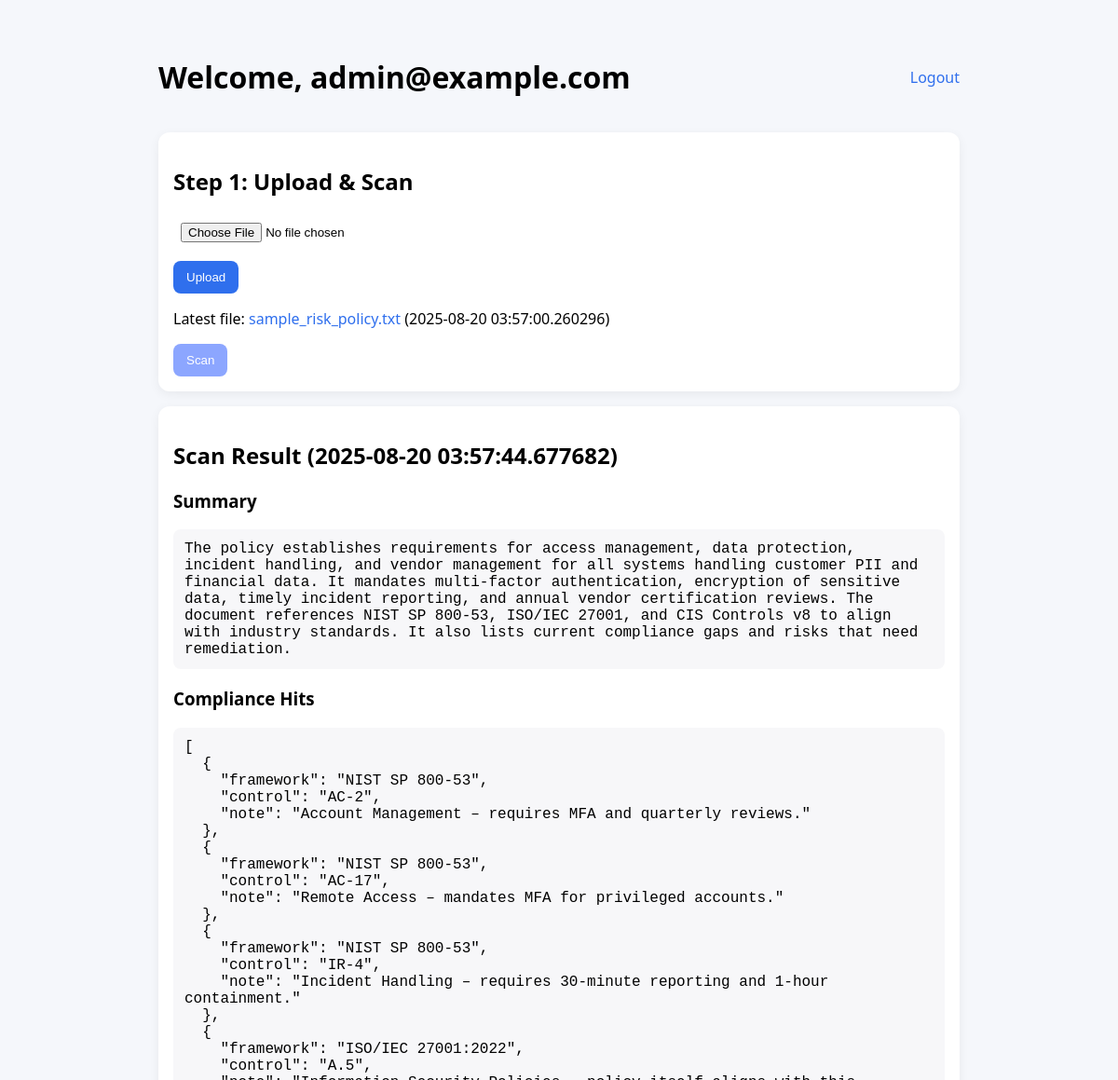
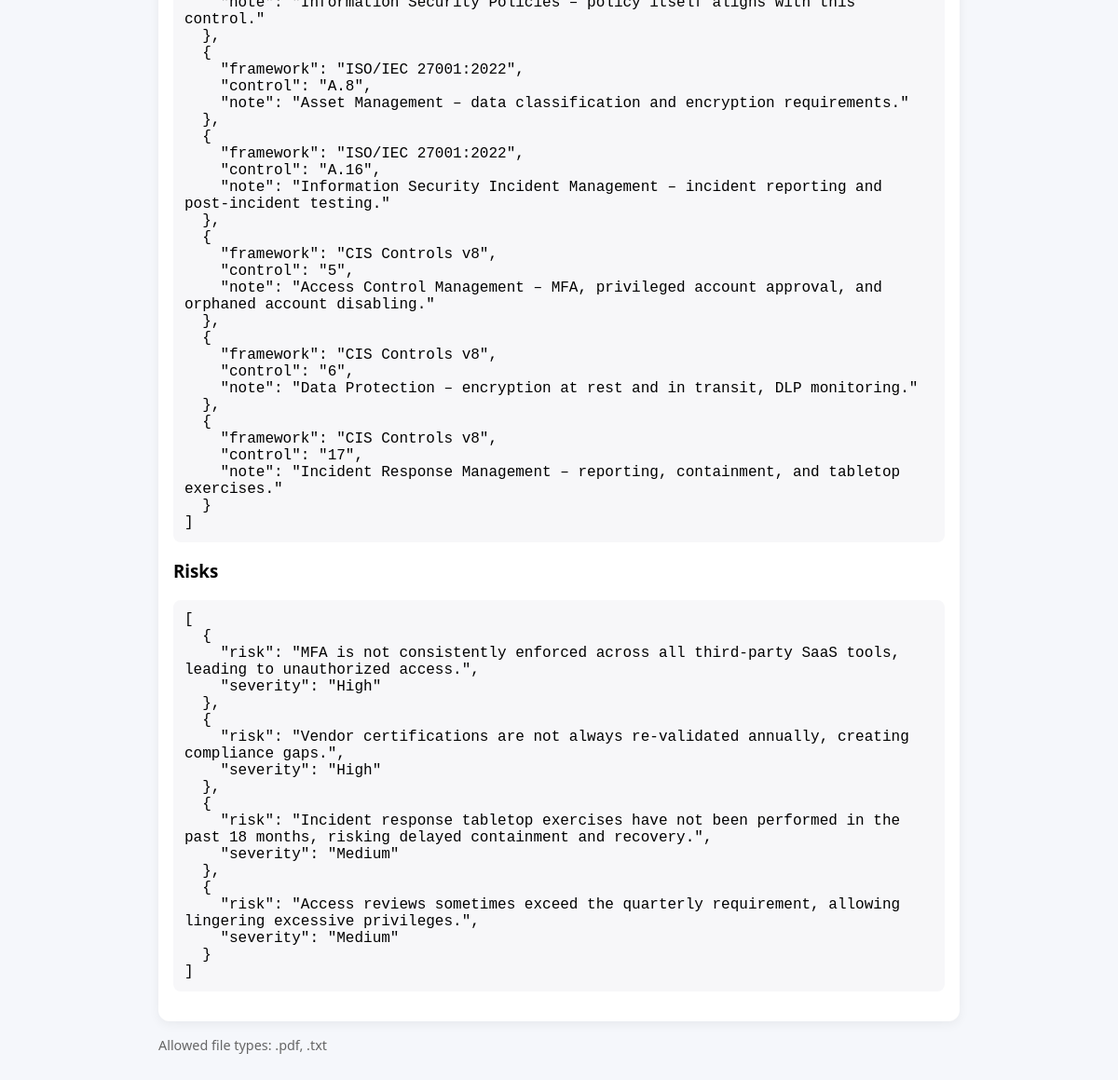
Page /home (signed in) on the committed database (2 pictures, top to bottom).
### models.py (models this page shows)
class Base(DeclarativeBase):
    pass

class User(Base):
    __tablename__ = "users"
    id: Mapped[int] = mapped_column(Integer, primary_key=True)
    email: Mapped[str] = mapped_column(String(255), unique=True, nullable=False)
    password_hash: Mapped[str] = mapped_column(String(255), nullable=False)
    is_verified: Mapped[bool] = mapped_column(Boolean, default=False)
    uploads: Mapped[list["Upload"]] = relationship("Upload", back_populates="user")

class Upload(Base):
    __tablename__ = "uploads"
    id: Mapped[int] = mapped_column(Integer, primary_key=True)
    user_id: Mapped[int] = mapped_column(ForeignKey("users.id"), nullable=False)
    filename: Mapped[str] = mapped_column(String(255), nullable=False)
    saved_path: Mapped[str] = mapped_column(String(512), nullable=False)
    uploaded_at: Mapped[datetime] = mapped_column(DateTime, default=datetime.utcnow)
    user: Mapped["User"] = relationship("User", back_populates="uploads")
    scan_result: Mapped["ScanResult"] = relationship("ScanResult", back_populates="upload", uselist=False)

class ScanResult(Base):
    __tablename__ = "scan_results"
    id: Mapped[int] = mapped_column(Integer, primary_key=True)
    upload_id: Mapped[int] = mapped_column(ForeignKey("uploads.id"), nullable=False)
    summary: Mapped[str] = mapped_column(Text, nullable=True)
    compliance_hits_json: Mapped[str] = mapped_column(Text, nullable=True)   # JSON as text
    risks_json: Mapped[str] = mapped_column(Text, nullable=True)
    scanned_at: Mapped[datetime] = mapped_column(DateTime, default=datetime.utcnow)
    upload: Mapped["Upload"] = relationship("Upload", back_populates="scan_result")

### app.py (the view, shortened to what this page needs)
    @app.route("/home", methods=["GET", "POST"])
    @login_required
    def home():
        user = current_user()
        db = get_session()
        last_upload = (
            db.query(Upload)
            .filter(Upload.user_id == user.id)
            .order_by(Upload.uploaded_at.desc())
            .first()
        )
        upload_done = last_upload is not None
        scan_done = last_upload.scan_result is not None if last_upload else False
        has_scan = scan_done
        scan_result = last_upload.scan_result if scan_done else None
        return render_template(
            "home.html",
            user=user,
            upload_done=upload_done,
            scan_done=scan_done,
            has_scan=has_scan,
            last_upload=last_upload,
            scan_result=scan_result,
        )

### db.py (called while the page is built)
def get_engine():
    db_url = "sqlite:///instance/app.db"
    engine = create_engine(db_url, echo=False, future=True)
    return engine

def get_session():
    if "db_session" not in g:
        engine = get_engine()
        SessionLocal = sessionmaker(bind=engine, autoflush=False, autocommit=False, future=True)
        g.db_session = SessionLocal()
    return g.db_session

def close_session(e=None):
    db_session = g.pop("db_session", None)
    if db_session is not None:
        db_session.close()

### templates/home.html (shortened to what this page needs)
<!doctype html>
<html lang="en">
<head>
  <link rel="stylesheet" href="{{ url_for('static', filename='main.css') }}">
</head>
<body>
  <div class="container">
    <div class="topbar">
      <h1>Welcome, {{ user.email }}</h1>
      <a href="{{ url_for('logout') }}">Logout</a>
    </div>
    <div class="card">
      <h2>Step 1: Upload & Scan</h2>
      <form method="post" enctype="multipart/form-data">
        <input type="file" name="file" accept=".pdf,.txt" {{ 'disabled' if upload_done and not has_scan else '' }}>
        <button type="submit" {{ 'disabled' if upload_done and not has_scan else '' }}>Upload</button>
      </form>
      {% if last_upload %}
        <p>Latest file: <a href="{{ url_for('uploaded_file', filename=last_upload.filename) }}" target="_blank">{{ last_upload.filename }}</a> ({{ last_upload.uploaded_at }})</p>
        <form method="post" action="{{ url_for('scan', upload_id=last_upload.id) }}">
          <button type="submit" {{ 'disabled' if has_scan else '' }}>Scan</button>
        </form>
      {% endif %}
    </div>
    {% if scan_result %}
      <div class="card">
        <h2>Scan Result ({{ scan_result.scanned_at }})</h2>
        <h3>Summary</h3>
        <pre>{{ scan_result.summary }}</pre>
        <h3>Compliance Hits</h3>
        <pre>{{ scan_result.compliance_hits_json }}</pre>
        <h3>Risks</h3>
        <pre>{{ scan_result.risks_json }}</pre>
      </div>
    {% endif %}
    <div class="hint">
      <p>Allowed file types: .pdf, .txt</p>
    </div>
  </div>
</body>
</html>

### static/main.css (style rules this page uses)
body { font-family: system-ui, -apple-system, Segoe UI, Roboto, Arial, sans-serif; background: #f5f7fb; margin: 0; }
.container { max-width: 860px; margin: 40px auto; background: transparent; padding: 0 16px; }
.topbar { display: flex; align-items: center; justify-content: space-between; }
.card { background: #fff; padding: 16px; border-radius: 12px; box-shadow: 0 3px 12px rgba(0,0,0,.06); margin: 16px 0; }
input[type="file"], input[type="email"], input[type="password"] { display:block; margin: 8px 0 12px; padding: 8px; width: 95%; }
button { padding: 10px 14px; border: none; border-radius: 8px; background: #2f6fed; color: #fff; cursor: pointer; }
button[disabled] { background: #8ca6ff; cursor: not-allowed; }
a { color: #2f6fed; text-decoration: none; }
.hint { color: #666; font-size: .9rem; }
pre { white-space: pre-wrap; font-family: ui-monospace, SFMono-Regular, Menlo, Consolas, monospace; background: #f7f7f9; padding: 12px; border-radius: 8px; }

### rows in the picture
User: email "admin@example.com"
Upload: filename "sample_risk_policy.txt", uploaded_at "2025-08-20 03:57:00.260296"
ScanResult: scanned_at "2025-08-20 03:57:44.677682", summary "The policy establishes requirements for access management, data protection, incident handling, and vendor management for all systems handling customer PII and financial data. It mandates multi‑factor authentication, encryption of sensitive data, timely incident reporting, and annual vendor certification reviews. The document references NIST SP 800‑53, ISO/IEC 27001, and CIS Controls v8 to align with industry standards. It also lists current compliance gaps and risks that need remediation.", compliance_hits_json "[ { \"framework\": \"NIST SP 800-53\", \"control\": \"AC-2\", \"note\": \"Account Management – requires MFA and quarterly reviews.\" }, { \"framework\": \"NIST SP 800-53\", \"control\": \"AC-17\", \"note\": \"Remote Access – mandates MFA for privileged accounts.\" }, { \"framework\": \"NIST SP 800-53\", \"control\": \"IR-4\", \"note\": \"Incident Handling – requires 30‑minute reporting and 1‑hour containment.\" }, { \"framework\": \"ISO/IEC 27001:2022\", \"control\": \"A.5\", \"note\": \"Information Security Policies – policy itself aligns with this control.\" }, { \"framework\": \"ISO/IEC 27001:2022\", \"control\": \"A.8\", \"note\": \"Asset Management – data classification and encryption requirements.\" }, { \"framework\": \"ISO/IEC 27001:2022\",…", risks_json "[ { \"risk\": \"MFA is not consistently enforced across all third‑party SaaS tools, leading to unauthorized access.\", \"severity\": \"High\" }, { \"risk\": \"Vendor certifications are not always re‑validated annually, creating compliance gaps.\", \"severity\": \"High\" }, { \"risk\": \"Incident response tabletop exercises have not been performed in the past 18 months, risking delayed containment and recovery.\", \"severity\": \"Medium\" }, { \"risk\": \"Access reviews sometimes exceed the quarterly requirement, allowing lingering excessive privileges.\", \"severity\": \"Medium\" } ]"
